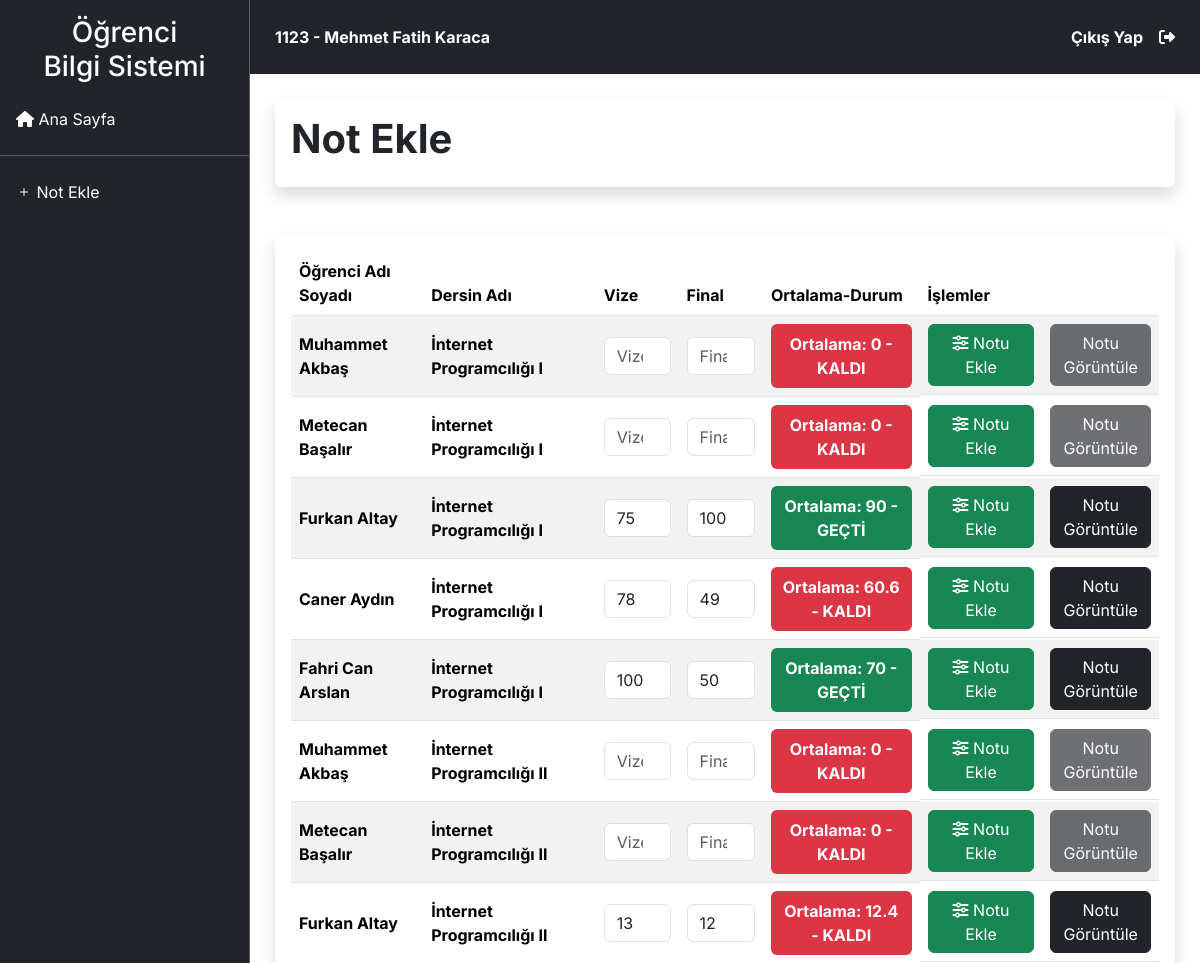
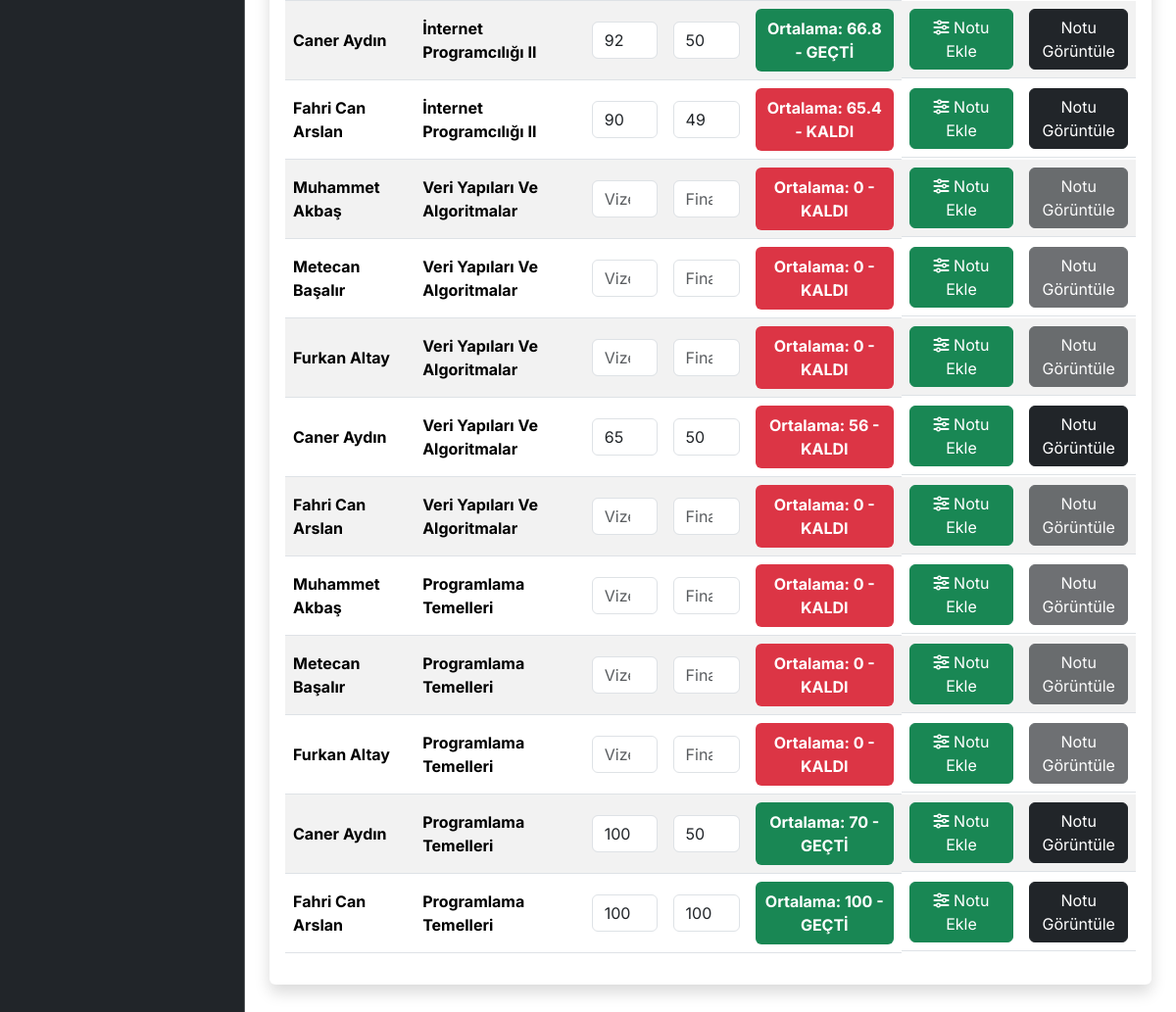
Page /?url=not-ekle (signed in) on the committed database (2 pictures, top to bottom).
### tables this page shows
CREATE TABLE IF NOT EXISTS `ogretmen` (
  `ogretmen_id` int NOT NULL AUTO_INCREMENT,
  `ogretmen_ad` varchar(255) NOT NULL,
  `ogretmen_soyad` varchar(255) NOT NULL,
  `ogretmen_numarasi` varchar(255) NOT NULL,
  `ogretmen_sifre` varchar(255) NOT NULL,
  `bolum_id` int NOT NULL,
  `ogretmen_cinsiyet` varchar(255) NOT NULL,
  `yetki` int NOT NULL DEFAULT '1',
  PRIMARY KEY (`ogretmen_id`)
);

CREATE TABLE IF NOT EXISTS `ders` (
  `ders_id` int NOT NULL AUTO_INCREMENT,
  `ders_adi` varchar(50) NOT NULL,
  `bolum_id` int NOT NULL,
  `ogretmen_id` int NOT NULL,
  PRIMARY KEY (`ders_id`)
);

CREATE TABLE IF NOT EXISTS `ogrenci` (
  `ogrenci_id` int NOT NULL AUTO_INCREMENT,
  `ogrenci_ad` varchar(50) NOT NULL,
  `ogrenci_soyad` varchar(50) NOT NULL,
  `ogrenci_no` varchar(255) NOT NULL,
  `ogrenci_sinif` varchar(50) NOT NULL,
  `ogrenci_cinsiyet` varchar(50) NOT NULL,
  `baslangic_yili` varchar(50) NOT NULL,
  `ogrenci_sifre` varchar(255) NOT NULL,
  `bolum_id` int NOT NULL,
  PRIMARY KEY (`ogrenci_id`)
);

CREATE TABLE IF NOT EXISTS `ogrenci_notlar` (
  `ogrenci_id` int NOT NULL,
  `ders_id` int NOT NULL,
  `vize` int NOT NULL,
  `final` int NOT NULL
);

### Models/baglan.php (called while the page is built, shortened)
<?php
$url = "http://localhost/";

### Views/OgrenciNotlar/not-ekle.php (the view, shortened to what this page needs)
<div class="d-flex">
    <main class="col">
        <div class="content">
            <div class="bg-white p-3 mb-3 rounded d-flex justify-content-between align-items-center shadow rounded mb-5">
                <h1 class="fw-bold">Not Ekle </h1>
            </div>
            <div class="bg-white p-3 rounded w-100 shadow">
                <table class="table table-striped table-hover" id="myTable">
                    <thead>
                        <tr>
                            <th scope="col">Öğrenci Adı Soyadı</th>
                            <th scope="col">Dersin Adı</th>
                            <th scope="col">Vize</th>
                            <th scope="col">Final</th>
                            <th scope="col">Ortalama-Durum</th>
                            <th scope="col">İşlemler</th>
                        </tr>
                    </thead>
                    <tbody>
                        <?php
                        $OgretmeninVerdigiDersleriGetir = $baglan->prepare("SELECT
                                                ders.ders_adi, ders.ders_id, ogrenci.ogrenci_ad, ogrenci.ogrenci_soyad, ogrenci.ogrenci_id
                                                FROM ders
                                                INNER JOIN ogretmen
                                                ON ders.ogretmen_id = ogretmen.ogretmen_id
                                                INNER JOIN ogrenci
                                                ON ogrenci.bolum_id = ogretmen.bolum_id
                                                WHERE ogretmen.ogretmen_id = ?");
                        $OgretmeninVerdigiDersleriGetir->execute(array($ogretmen_bilgi["ogretmen_id"]));
                        ?>
                        <?php while ($row = $OgretmeninVerdigiDersleriGetir->fetch(PDO::FETCH_ASSOC)) { ?>
                            <?php
                            $NotlariGetir = $baglan->prepare("SELECT
                                                                ders.ders_adi,
                                                                ogrenci_notlar.vize,
                                                                ogrenci_notlar.final
                                                                FROM ogrenci_notlar
                                                                INNER JOIN ders
                                                                ON ogrenci_notlar.ders_id = ders.ders_id
                                                                WHERE ders.ders_id = ? AND ogrenci_notlar.ogrenci_id = ?");
                            $NotlariGetir->execute(array($row["ders_id"], $row["ogrenci_id"]));
                            $not = $NotlariGetir->fetch(PDO::FETCH_ASSOC);
                            ?>
                            <tr>
                                <?php $disabled = !isset($not["vize"]) && !isset($not["final"]); ?>
                                <th valign="middle"><?= $row["ogrenci_ad"] . " " . $row["ogrenci_soyad"] ?></th>
                                <th valign="middle"><?= $row["ders_adi"] ?></th>
                                <form action="<?= $url ?>Models/not-ekle.php" method="POST">
                                    <th valign="middle">
                                        <input type="number" class="form-control w-100" name="vize" placeholder="Vize Notu" min="0" max="100" required value="<?= isset($not["vize"]) ? $not["vize"] : ""; ?>">
                                    </th>
                                    <th valign="middle">
                                        <input type="number" class="form-control w-100" name="final" placeholder="Final Notu" min="0" max="100" required value="<?= isset($not["final"]) ? $not["final"] : ""; ?>">
                                    </th>
                                    <th valign="middle">
                                        <?php @$ortalama = ($not["vize"] * 0.4) + ($not["final"] * 0.6); ?>
                                        <?php
                                        if (@$ortalama >= 60 and $not["final"] >= 50) {
                                        ?>
                                            <div class="p-2 bg-success text-white rounded text-center">
                                                <span class="fw-bold">Ortalama:</span>
                                                <?= $ortalama ?>
                                                -
                                                <span class="fw-bold">GEÇTİ</span>
                                            </div>
                                        <?php
                                        } else {
                                        ?>
                                            <div class="p-2 bg-danger text-white rounded text-center">
                                                <span class="fw-bold">Ortalama:</span>
                                                <?= $ortalama ?>
                                                -
                                                <span class="fw-bold">KALDI</span>
                                            </div>
                                        <?php
                                        }
                                        ?>
                                    </th>
                                    <th class="d-flex gap-3">
                                        <button type="submit" class="btn btn-success">
                                            <i class="fa-solid fa-sliders"></i>
                                            Notu Ekle
                                        </button>
                                        <a href="?url=notu-goruntule&ogrenci_id=<?= $row["ogrenci_id"] ?>&ders_id=<?= $row["ders_id"] ?>" class="w-50 btn btn-dark<?= $disabled ? ' disabled' : '' ?>">
                                            Notu Görüntüle
                                        </a>
                                    </th>
                                </form>
                            </tr>
                        <?php } ?>
                    </tbody>
                </table>
            </div>
        </div>
    </main>
</div>

### Shared/navbar.php (shortened to what this page needs)
<main class="col">
    <div class="navbar bg-dark">
        <div class="d-flex text-black justify-content-between w-100">
            <span class="text-white">
                <?= @$ogretmen_bilgi["ogretmen_numarasi"] ?> <?= @$ogrenci_bilgi["ogrenci_no"] ?>
                -
                <?= @$ogretmen_bilgi["ogretmen_ad"] . " " . @$ogretmen_bilgi["ogretmen_soyad"] ?>
            </span>
            <div class="d-flex gap-4">
                <a class="text-white text-decoration-none d-flex align-items-center gap-3 exit rounded " href="../Views/cikis.php">
                    Çıkış Yap
                    <i class="fa-solid fa-right-from-bracket"></i>
                </a>
            </div>
        </div>
    </div>

### rows in the picture
ogretmen: ogretmen_numarasi "1123", ogretmen_ad "Mehmet Fatih", ogretmen_soyad "Karaca"
ders: ogrenci.ogrenci_ad "Muhammet", ogrenci.ogrenci_soyad "Akbaş", ders_adi "İnternet Programcılığı I", ortalama "0", ogrenci.ogrenci_ad "Metecan", ogrenci.ogrenci_soyad "Başalır", ogrenci.ogrenci_ad "Furkan", ogrenci.ogrenci_soyad "Altay", vize "75", final "100", ogrenci_notlar.vize+final "90", ogrenci.ogrenci_ad "Caner", ogrenci.ogrenci_soyad "Aydın", vize "78", final "49", ogrenci_notlar.vize+final "60.6", ogrenci.ogrenci_ad "Fahri Can", ogrenci.ogrenci_soyad "Arslan", vize "100", final "50", ogrenci_notlar.vize+final "70"
ders: ogrenci.ogrenci_ad "Muhammet", ogrenci.ogrenci_soyad "Akbaş", ders_adi "İnternet Programcılığı II", ortalama "0", ogrenci.ogrenci_ad "Metecan", ogrenci.ogrenci_soyad "Başalır", ogrenci.ogrenci_ad "Furkan", ogrenci.ogrenci_soyad "Altay", vize "13", final "12", ogrenci_notlar.vize+final "12.4", ogrenci.ogrenci_ad "Caner", ogrenci.ogrenci_soyad "Aydın", vize "92", final "50", ogrenci_notlar.vize+final "66.8", ogrenci.ogrenci_ad "Fahri Can", ogrenci.ogrenci_soyad "Arslan", vize "90", final "49", ogrenci_notlar.vize+final "65.4"
ders: ogrenci.ogrenci_ad "Muhammet", ogrenci.ogrenci_soyad "Akbaş", ders_adi "Veri Yapıları Ve Algoritmalar", ortalama "0", ogrenci.ogrenci_ad "Metecan", ogrenci.ogrenci_soyad "Başalır", ogrenci.ogrenci_ad "Furkan", ogrenci.ogrenci_soyad "Altay", ogrenci.ogrenci_ad "Caner", ogrenci.ogrenci_soyad "Aydın", vize "65", final "50", ogrenci_notlar.vize+final "56", ogrenci.ogrenci_ad "Fahri Can", ogrenci.ogrenci_soyad "Arslan"
ders: ogrenci.ogrenci_ad "Muhammet", ogrenci.ogrenci_soyad "Akbaş", ders_adi "Programlama Temelleri", ortalama "0", ogrenci.ogrenci_ad "Metecan", ogrenci.ogrenci_soyad "Başalır", ogrenci.ogrenci_ad "Furkan", ogrenci.ogrenci_soyad "Altay", ogrenci.ogrenci_ad "Caner", ogrenci.ogrenci_soyad "Aydın", vize "100", final "50", ogrenci_notlar.vize+final "70", ogrenci.ogrenci_ad "Fahri Can", ogrenci.ogrenci_soyad "Arslan", final "100", ogrenci_notlar.vize "100"
